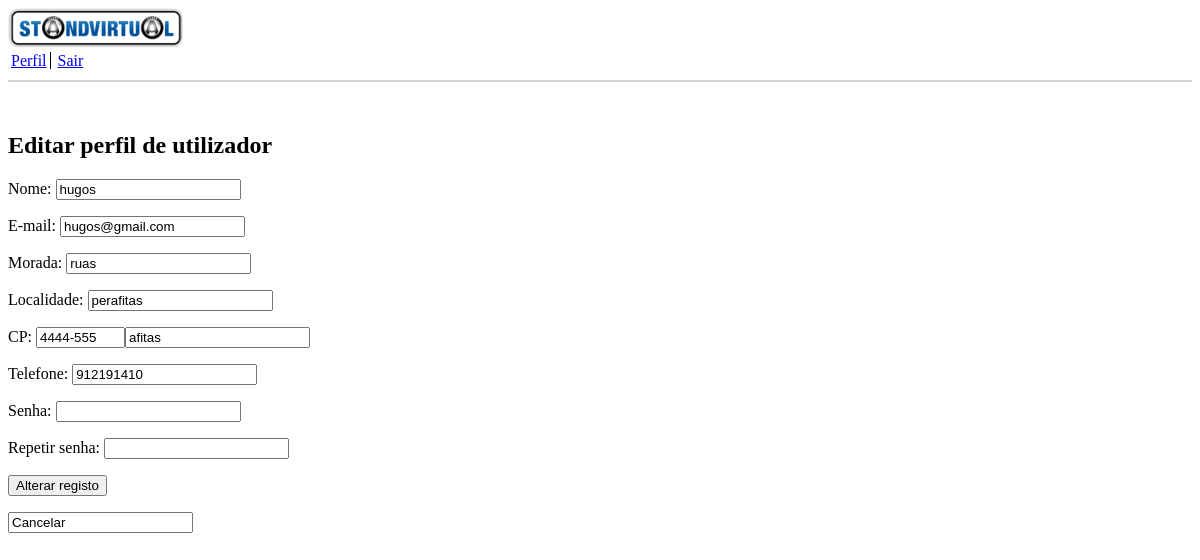
Screenshot of /php/alterarperfil.php (signed in) with the database file from the repository.
### tables this page shows
CREATE TABLE `utilizadores` (
  `codigo_utilizador` mediumint(8) UNSIGNED NOT NULL,
  `nome_utilizador` varchar(80) NOT NULL,
  `email` varchar(40) NOT NULL,
  `morada_utilizador` varchar(80) NOT NULL,
  `localidade_utilizador` varchar(40) NOT NULL,
  `cp_utilizador` varchar(40) NOT NULL,
  `telefone` varchar(20) NOT NULL,
  `senha` varchar(255) NOT NULL,
  `estado` varchar(1) NOT NULL,
  `perfil` varchar(1) NOT NULL,
  `data_registo` datetime NOT NULL
);

### php/alterarperfil.php (the view, shortened to what this page needs)
<?php
require_once("standvirtual.php");
        $comando="SELECT * FROM utilizadores WHERE codigo_utilizador=".$_SESSION["id"];
        $resultado=mysqli_query($bd,$comando);
        $linha=$resultado->fetch_object();
        $nome_utilizador=$linha->nome_utilizador;
        $morada_utilizador=$linha->morada_utilizador ;
        $localidade_utilizador=$linha->localidade_utilizador ;
        $cp_utilizador=substr($linha->cp_utilizador,0,8);
        $cp_utilizador_loc=substr($linha->cp_utilizador,9);
        $telefone=$linha->telefone;
        $email=$linha->email;
?>
<!DOCTYPE html>
<html lang="en">
<head>
    <link rel="stylesheet" type="text/css" href="header1.css" />
</head>
<body>
    <header>
        <img src="../imagens/logotipo.png" height="40px;" width="175px;"><br>
        <ul>
            <li><a href="perfil.php">Perfil</a></li>
            <li><a href="logout.php">Sair</a></li>
        </ul>
    </header>
    <form id="formaltera" method="post" action="<?=$_SERVER['PHP_SELF']?>" enctype="multipart/form-data" novalidate>
        <h2>Editar perfil de utilizador</h2>
        <p><label for="nome_utilizador">Nome:</label> <input type="text" id="nome_utilizador" name="nome_utilizador" value="<?=(isset($nome_utilizador)) ? $nome_utilizador : '' ?>"></p>
        <p><label for="email">E-mail:</label> <input type="text" id="email" name="email" value="<?=(isset($email)) ? $email : '' ?>"></p>
        <p><label for="morada_utilizador">Morada:</label> <input type="text" id="morada_utilizador" name="morada_utilizador" maxlength="80" value="<?=(isset($morada_utilizador)) ? $morada_utilizador : '' ?>"></p>
        <p><label for="localidade_utilizador">Localidade:</label> <input type="text" id="localidade_utilizador" name="localidade_utilizador" maxlength="40" value="<?=(isset($localidade_utilizador)) ? $localidade_utilizador : '' ?>"></p>
        <p><label for="cp_utilizador">CP:</label> <input type="text" id="cp_utilizador" name="cp_utilizador" size="8" maxlength="8" pattern="[0-9]{4}[\-]?[0-9]{3}" value="<?=(isset($cp_utilizador)) ? $cp_utilizador : '' ?>"><input type="text" id="cp_utilizador_loc" name="cp_utilizador_loc" maxlength="30" value="<?=(isset($cp_utilizador_loc)) ? $cp_utilizador_loc : '' ?>"></p>
        <p><label for="telefone">Telefone:</label> <input type="text" id="telefone" name="telefone" value="<?=(isset($telefone)) ? $telefone : '' ?>"></p>
        <p><label for="senha">Senha:</label> <input type="password" id="senha" name="senha"></p>
        <p><label for="senha_rep">Repetir senha:</label> <input type="password" id="senha_rep" name="senha_rep"></p>
        <p><input type="submit" id="btsubmit" name="btsubmit" value="Alterar registo"></p>
        <p><input type="cancel" id="btcancel" name="btcancel" value="Cancelar"></p>
    </form>
</body>
</html>

### php/header1.css (style rules this page uses)
header::after { content: ''; white-space: pre; display: block; border-bottom: 2px solid lightgrey; margin-bottom: 50px; }
header ul { list-style-type: none; margin: 0; padding: 0; margin-bottom: 10px; }
header ul li { display: inline-block; }
header ul li a { border-right: 1px solid black; border-left: 0px solid black; padding-right: 3px; padding-left: 3px; }
header ul li:first-child a { border-left: 0px solid black; border-right: 1px solid black; }
header ul li:last-child a { border-right: 0px solid black; border-right: 0px solid black; }

### rows the page displays
utilizadores: nome_utilizador "hugos", email "hugos@gmail.com", morada_utilizador "ruas", localidade_utilizador "perafitas", cp_utilizador "4444-555", cp_utilizador_loc "afitas", telefone "912191410"
